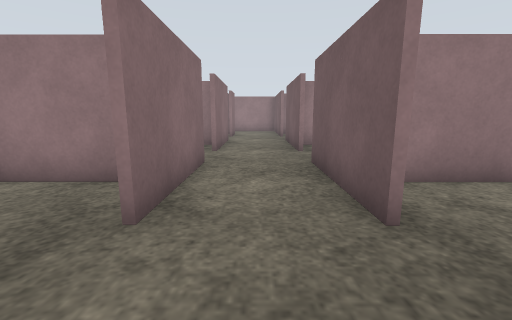
[1] (above)

21 first-person views from a walk through a Gazebo world. The camera is 1.2 m above the floor, tilts 10° down and sees 90° across. The floor is counted in squares, 1 m on a side. Each view is taken from the middle of a square. On the plan, view 1 faces up. The plan holds only what a view shows up to about 12 squares ahead; the rest is blank. Surface patterns are stand-ins for the level's own textures.

[2]
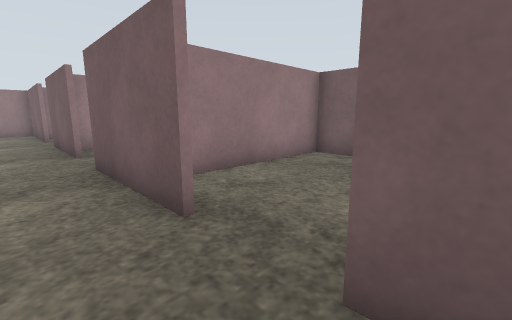

[3]
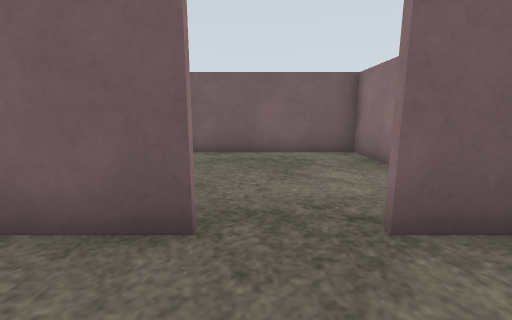

[4]
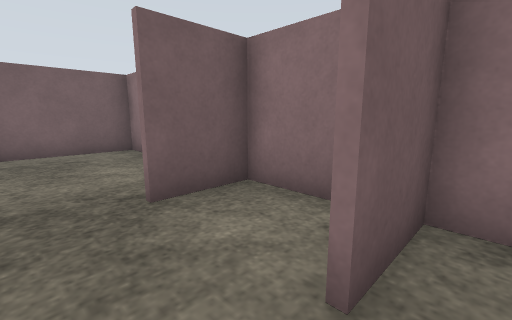

[5]
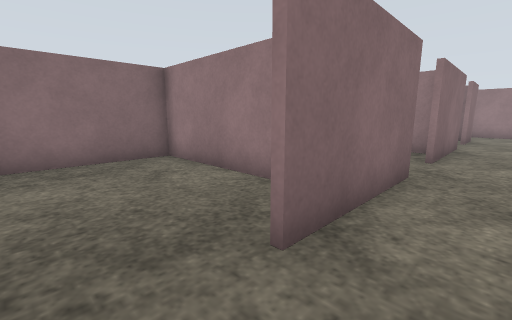

[6]
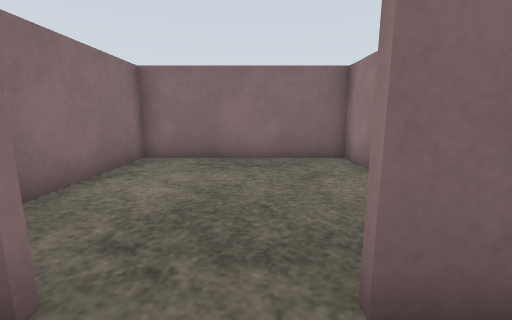

[7]
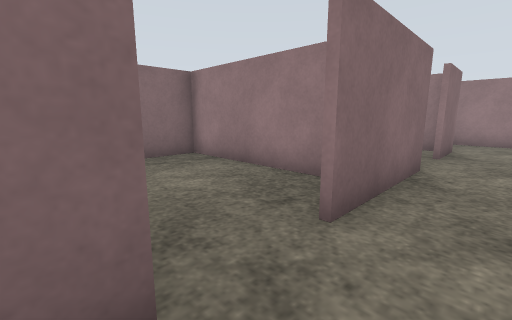

[8]
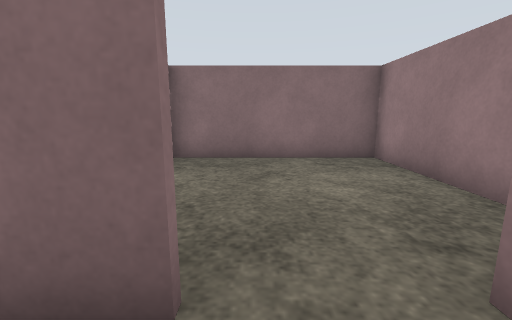

[9]
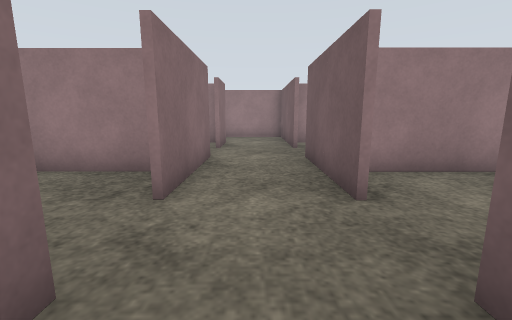

[10]
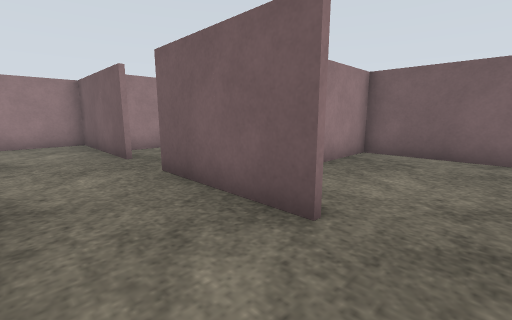

[11]
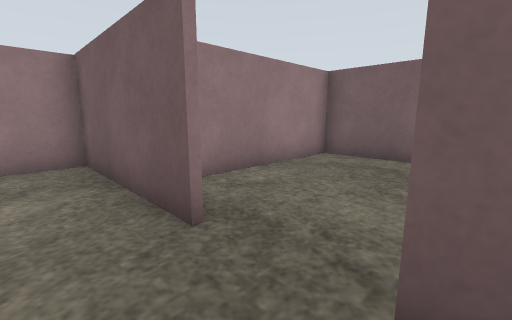

[12]
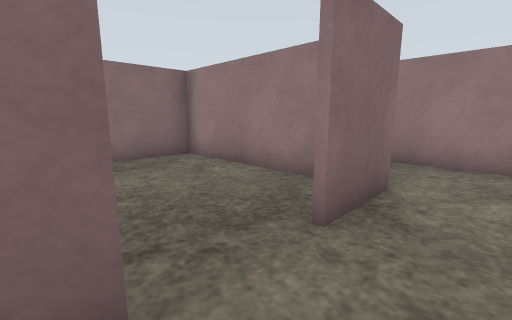

[13]
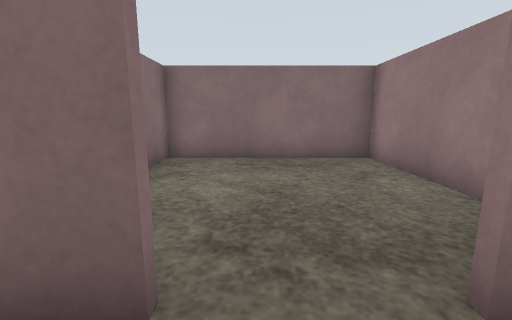

[14]
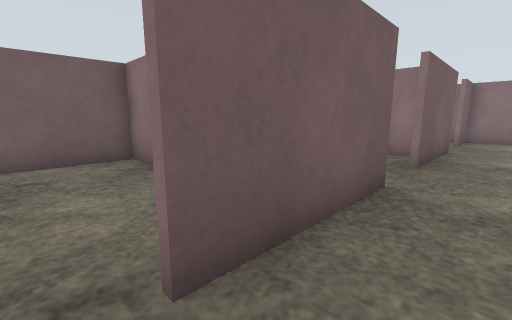

[15]
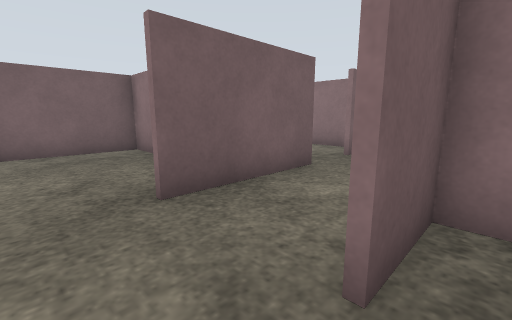

[16]
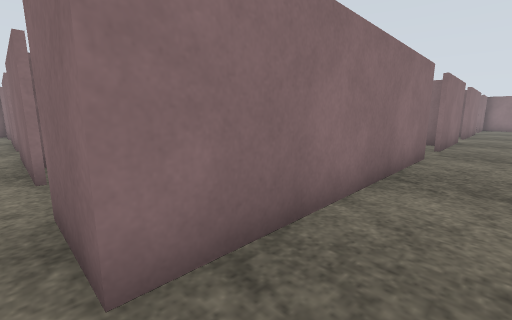

[17]
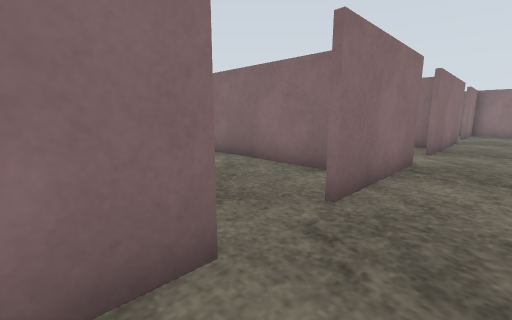

[18]
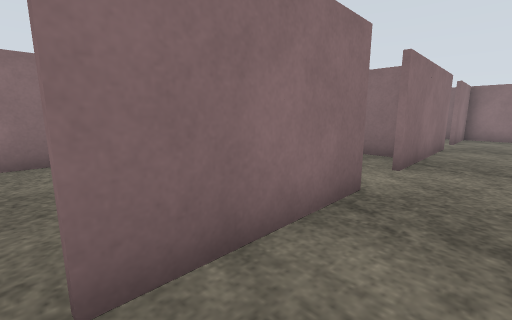

[19]
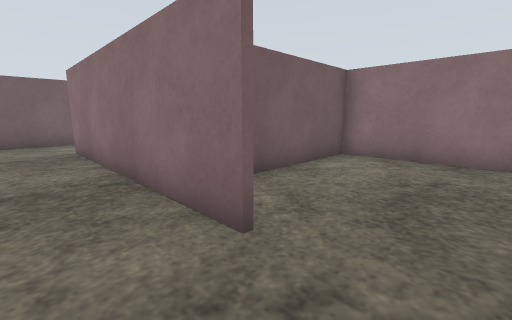

[20]
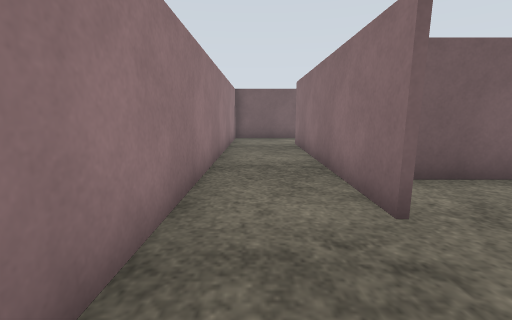

[21]
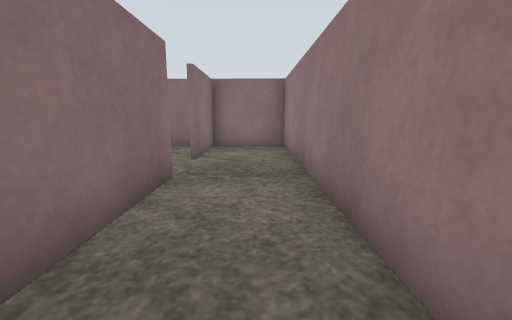

### Floor plan
Ten units are one square. View 1 is at (0, 0); x grows to the right and y downward. Boxes are objects, and circles mark ways between rooms. Rooms are numbered by the first view taken in them; rooms with no view inside come last. Other rooms are left out.
<svg viewBox="-273 -196 352 213">
<path fill="none" stroke="#000" d="M-13 -66 -13 -26M14 -84 14 -124M14 -26 14 -65M-13 -124 -13 -85M14 12 14 -8M-24 -45 -73 -45M-72 -50 -72 12 -14 12 -14 -8M-18 -104 -73 -104M-21 -47 -14 -47 -14 -66M-72 -104 -72 -50M-93 -164 -13 -164 -13 -143M-151 -164 -111 -164M-179 -191 -267 -191 -268 -164 -239 -164M-220 -164 -170 -164M14 -143 14 -191 -111 -191M-3 12 73 12 73 -45 26 -45M59 -105 74 -105M73 -99 73 -162 18 -162M-119 -105 -58 -105M-73 -104 -73 -151M-130 -160 -130 -110M59 -47 73 -47 73 -99M20 -47 27 -47M74 -104 19 -104M-16 -162 -72 -162 -72 -105"/>
<circle cx="-10" cy="-15" r="3" fill="#2a7"/>
<circle cx="-10" cy="-75" r="3" fill="#2a7"/>
<circle cx="0" cy="-155" r="3" fill="#2a7"/>
<circle cx="10" cy="-15" r="3" fill="#2a7"/>
<circle cx="10" cy="-135" r="3" fill="#2a7"/>
<circle cx="10" cy="-75" r="3" fill="#2a7"/>
<circle cx="-10" cy="-135" r="3" fill="#2a7"/>
<circle cx="-105" cy="-160" r="3" fill="#2a7"/>
<text x="0" y="-70">1</text>
<text x="-40" y="-20">2</text>
<text x="-40" y="-80">3</text>
<text x="-120" y="-170">4</text>
<text x="40" y="-20">5</text>
<text x="40" y="-130">6</text>
<text x="-100" y="-130">7</text>
<text x="40" y="-80">8</text>
<text x="-40" y="-140">9</text>
</svg>
Room 1 opens to room 2. Room 1 opens to room 3. Room 1 opens to room 4. Room 1 opens to room 5. Room 1 opens to room 6. Room 1 opens to room 8. Room 1 opens to room 9. Room 4 opens to room 7.

Where each view was taken, in squares from view 1:
view 1: 0 up, 0 right, facing up
view 2: 0 up, 0 right, facing up-right
view 3: 2 up, 1 left, facing right
view 4: 2 up, 2 left, facing down-right
view 5: 1 up, 0 right, facing up-left
view 6: 2 up, 0 right, facing left
view 7: 6 up, 0 right, facing up-left
view 8: 7 up, 0 right, facing left
view 9: 5 up, 0 right, facing up
view 10: 7 up, 1 left, facing up-right
view 11: 12 up, 0 right, facing up-right
view 12: 12 up, 0 right, facing up-left
view 13: 13 up, 0 right, facing left
view 14: 13 up, 0 right, facing down-right
view 15: 8 up, 2 left, facing down-right
view 16: 18 up, 1 left, facing down-left
view 17: 18 up, 8 left, facing down-left
view 18: 18 up, 11 left, facing down-left
view 19: 18 up, 11 left, facing down-right
view 20: 18 up, 12 left, facing right
view 21: 18 up, 17 left, facing left
